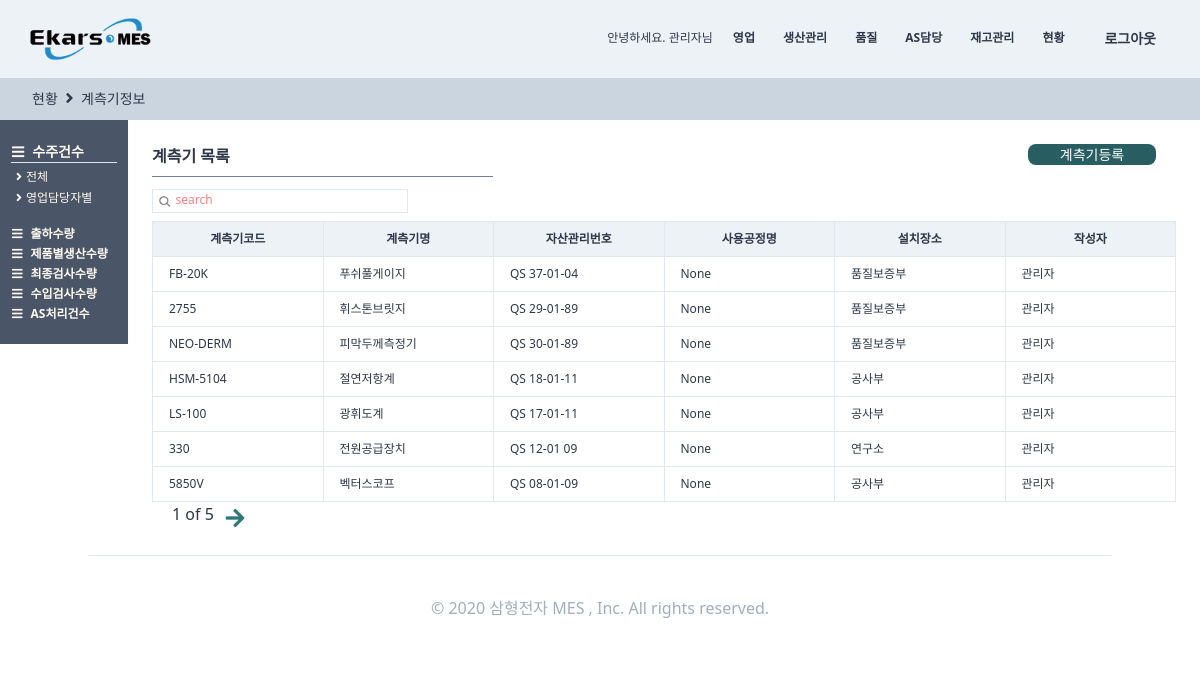
Screenshot of /qualitycontrols/measurelist/ (signed in) with the database file from the repository.
### users/models.py (models this page shows, shortened)
class User(AbstractUser, TimeStampedModel):
    부서 = models.ManyToManyField("Part", related_name="user", null=True)
    nowPart = models.ForeignKey(
        "Part", related_name="nowuser", on_delete=models.SET_NULL, null=True
    )
    class Meta:
        verbose_name = "사용자"
        verbose_name_plural = "사용자"
    def __str__(self):
        return self.first_name
    def lenofpart(self):
        num = self.부서.count()
        return num

class Part(TimeStampedModel):
    해당회사 = models.ForeignKey(
        "Company", related_name="Part", on_delete=models.CASCADE, null=True
    )
    부서명 = models.CharField(max_length=12, null=True, blank=True)
    class Meta:
        verbose_name = "부서"
        verbose_name_plural = "부서"

### StandardInformation/models.py (models this page shows, shortened)
class Measure(TimeStampedModel):
    작성자 = models.ForeignKey(
        "users.User", related_name="계측기작성자", on_delete=models.SET_NULL, null=True
    )
    계측기코드 = models.CharField(max_length=40, blank=True, null=True)
    계측기명 = models.CharField(max_length=40, blank=True, null=True)
    자산관리번호 = models.CharField(max_length=40, null=True)
    계측기규격 = models.CharField(max_length=40, blank=True, null=True)
    설치년월일 = models.DateField(auto_now=False, auto_now_add=False, null=True)
    사용공정명 = models.CharField(max_length=40, blank=True, null=True)
    설치장소 = models.CharField(max_length=40, blank=True, null=True)
    구매금액 = models.IntegerField(blank=True, null=True)
    file = models.ImageField(
        upload_to="images", blank=True, null=True, help_text="계측기의 사진을 첨부해주세요."
    )
    class Meta:
        verbose_name = "계측기"
        verbose_name_plural = "계측기"

### qualitycontrols/views.py (the view, shortened to what this page needs)
# urls.py: path("measurelist/", views.measurelist.as_view(), name="measurelist",),
class measurelist(core_views.onelist):
    templatename = "qualitycontrols/measurelist.html"
    def get_first_queryset(self, request):
        self.search = request.GET.get("search")
        if self.search is None:
            queryset = SI_models.Measure.objects.all().order_by("-created")
            self.s_bool = False
        return queryset

### core/views.py (called while the page is built)
    def get_page(self):
        self.queryset = self.get_first_queryset(self.request)
        self.pagediv = 7
        self.totalpage = int(math.ceil(len(self.queryset) / self.pagediv))
        self.paginator = Paginator(self.queryset, self.pagediv, orphans=0)
        self.page = self.request.GET.get("page", "1")
        self.queryset = self.paginator.get_page(self.page)
        self.nextpage = int(self.page) + 1
        self.previouspage = int(self.page) - 1
        self.notsamebool = True
        self.nonpage = False
        if self.totalpage == 0:
            self.nonpage = True
        if int(self.page) == self.totalpage:
            self.notsamebool = False
        if (self.search is None) or (self.search == ""):
            self.search = "search"

    def get(self, request):
        if self.request.user.__str__() == "AnonymousUser":
            return redirect(reverse("users:login"))
        self.get_page()
        return render(
            request,
            self.templatename,
            {
                "queryset": self.queryset,
                "page": self.page,
                "totalpage": self.totalpage,
                "notsamebool": self.notsamebool,
                "nextpage": self.nextpage,
                "previouspage": self.previouspage,
                "nonpage": self.nonpage,
                "search": self.search,
                "s_bool": self.s_bool,
            },
        )

### templates/qualitycontrols/measurelist.html (shortened to what this page needs)
{%extends "qualitycontrols/qualitycontrolshome.html"%}
{% load static%}
{%block head_title%}
</a><i class="fas fa-angle-right mx-1 text-base"></i> 계측기정보{%endblock%}
{%block main_contens%}
<div class="flex flex-col">
    <div class="w-full h-full pl-32 -mt-6 font-semibold pt-12 flex flex-col">
        <div class="flex flex-col">
            <div class="flex flex-col p-6 w-full ">
                <div class="flex justify-between">
                    <span class="border-b w-1/3 mb-3 border-gray-600 pb-2 font-semibold text-base">계측기 목록
                    </span>
                    <div class="mr-5">
                        <a href="{%url "qualitycontrols:measuredetailregister"%}">
                            <div class="btn-link bg-teal-800 hover:font-bold   w-32">
                                계측기등록 </div>
                        </a>
                    </div>
                </div>
                <div class="w-64 border h-6 mb-2">
                    <form method="get" action="" class="w-full flex ">
                        <button class="w-4 h-4 mt-1 ml-1  rounded-xl bg-cover bg-center"
                            style="background-image:url({% static 'img/search.png' %});"></button>
                        <input name="search"
                            class="ml-1 w-full border-none search-box text-xs font-medium placeholder-red-400 focus: outline-none"
                            placeholder={{search}} />
                    </form>
                </div>
                <div class="flex ">
                    <div class="flew flex-col">
                        <table class="table-fixed font-light text-xs w-full">
                            <thead>
                                <tr>
                                    <th class="border bg-gray-200 px-4 py-2 w-24">계측기코드</th>
                                    <th class="border bg-gray-200 px-4 py-2 w-24">계측기명</th>
                                    <th class="border bg-gray-200 px-4 py-2 w-24">자산관리번호</th>
                                    <th class="border bg-gray-200 px-4 py-2 w-24">사용공정명</th>
                                    <th class="border bg-gray-200 px-2 py-2 w-24">설치장소</th>
                                    <th class="border bg-gray-200 px-2 py-2 w-24">작성자</th>
                                </tr>
                            </thead>
                            <tbody>
                                {%for list in queryset%}
                                <tr>
                                    <td class="border px-4 py-2 hover:text-blue-700 hover:font-bold">
                                        <a href="{%url "qualitycontrols:measuredetail" list.pk%}">
                                            {{list.계측기코드}}</a></td>
                                    <td class="border px-4 py-2">{{list.계측기명}}</td>
                                    <td class="border px-4 py-2">{{list.자산관리번호}}</td>
                                    <td class="border px-4 py-2">{{list.사용공정명}}</td>
                                    <td class="border px-4 py-2">{{list.설치장소}}</td>
                                    <td class="border px-4 py-2">{{list.작성자}}</td>
                                </tr>
                                {%endfor%}
                            </tbody>
                        </table>
                        {%if nonpage%}
                        {%else%}
                        <div class="flex ml-2">
                            <span class="mx-3 font-medium  text-base">{{page}} of
                                {{totalpage}}</span>
                            {% if notsamebool %}
                            {%if s_bool%}
                            <a href="?search={{search}}&page={{nextpage}}" class="text-teal-700"><i
                                    class="fas fa-arrow-right fa-lg mt-2"></i></a>
                            {%else%}
                            <a href="?page={{nextpage}}" class="text-teal-700"><i
                                    class="fas fa-arrow-right fa-lg mt-2"></i></a>
                            {% endif %}{% endif %}
                        </div>
                        {%endif%}
                    </div>
                </div>
            </div>
        </div>
    </div>
</div>
{%endblock main_contens %}

### templates/partials/navigation.html
{% load static%}
<div class="flex items-center text-sm font-medium h-full w-full  flex-raw justify-end">
        {% if user.is_authenticated %}
        <div class="text-right  text-xs h-5">안녕하세요. {{user}}님</div>
        {% if user.lenofpart > 1 %}
        {% for part in user.부서.all %}
        <div
                class="ml-3 border-b-2 border-transparent h-full flex items-center hover:border-gray-600 font-semibold text-xs">
                <a href="{%url "core:parthome" part.pk %}" class="py-10 px-2">
                        {% if part.부서명 == "자재부" %}
                        재고관리
                        {%else%}
                        <script>
                                var parta = "{{ part.부서명 }}";
                                var result = parta.replace("부", '')
                                document.write(result)
                        </script>
                        {% endif %}
                </a></div>
        {% endfor %}
        {% endif %}
        <div class="nav_link font-semibold ml-3"><a href="{%url "users:logout"%}">로그아웃</a></div>
        {% else %}
        <li class="nav_link font-bold"><a href="{%url "users:signup"%}">가입하기</a></li>
        {% endif %}
</div>

### rows the page displays
User: first_name "관리자"
Part: 부서명 "재고관리"
Measure: 계측기코드 "FB-20K", 계측기명 "푸쉬풀게이지", 자산관리번호 "QS 37-01-04", 사용공정명 "None", 설치장소 "품질보증부", 작성자 "관리자"
Measure: 계측기코드 "2755", 계측기명 "휘스톤브릿지", 자산관리번호 "QS 29-01-89", 사용공정명 "None", 설치장소 "품질보증부", 작성자 "관리자"
Measure: 계측기코드 "NEO-DERM", 계측기명 "피막두께측정기", 자산관리번호 "QS 30-01-89", 사용공정명 "None", 설치장소 "품질보증부", 작성자 "관리자"
Measure: 계측기코드 "HSM-5104", 계측기명 "절연저항계", 자산관리번호 "QS 18-01-11", 사용공정명 "None", 설치장소 "공사부", 작성자 "관리자"
Measure: 계측기코드 "LS-100", 계측기명 "광휘도계", 자산관리번호 "QS 17-01-11", 사용공정명 "None", 설치장소 "공사부", 작성자 "관리자"
Measure: 계측기코드 "330", 계측기명 "전원공급장치", 자산관리번호 "QS 12-01 09", 사용공정명 "None", 설치장소 "연구소", 작성자 "관리자"
Measure: 계측기코드 "5850V", 계측기명 "벡터스코프", 자산관리번호 "QS 08-01-09", 사용공정명 "None", 설치장소 "공사부", 작성자 "관리자"

### other values shown
{{ page }} "1"
{{ totalpage }} "5"
